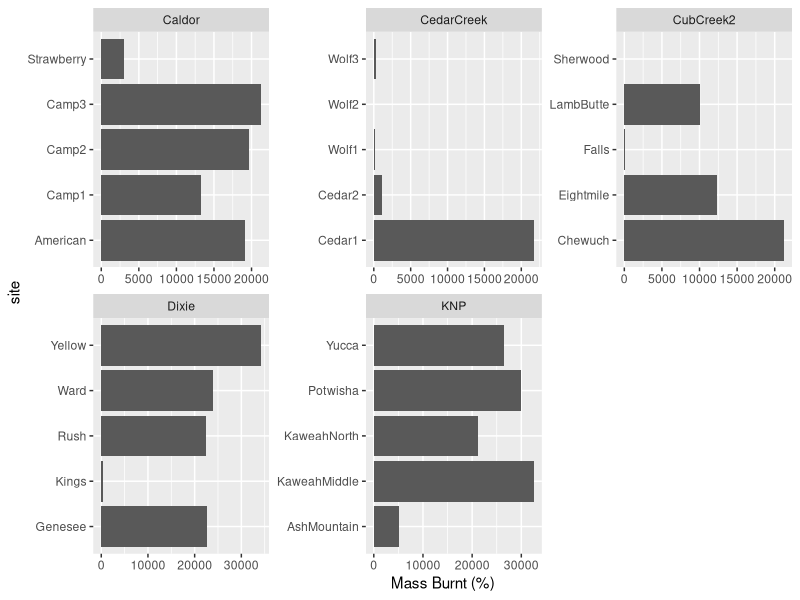

Reproduce this figure in R.
library(tidyverse)
library(here)
library(GGally)
library(terra)

dat <- read.csv(here("all_data.csv")) %>%
  mutate(severity = case_when(severity==1 ~ "unburned",
                              severity==2 ~ "low",
                              severity==3 ~ "moderate",
                              severity==4 ~ "high"))

# explore!

dat %>%
  ggplot() + 
  geom_bar(aes(x=site,y=mass_burnt_pct),stat="identity") +
  facet_wrap(.~fire, scales="free") +
  coord_flip() +
  labs(y="Mass Burnt (%)")
  theme_bw() +
  theme(axis.title.x = element_blank())
